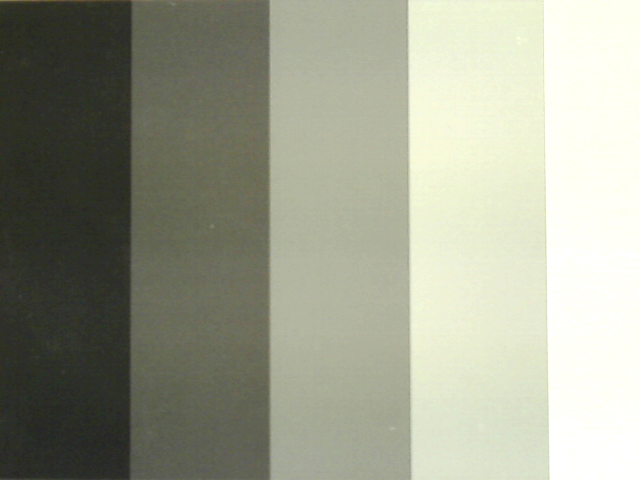
#> input picture versuch_2/images/grau1.png, 640 x 480 px; the run also reads 2 pictures not shown here
$ python task4.py
#> lines starting #> are read from the running program, lines starting #| are printed output that depends on the picture
#> in find_stuck_pixels, `black = cv2.imread("./images/dunkelbild.png", 0)`: black: shape (480, 640); every value is 2
### versuch_2/task2.py
import cv2
import numpy as np

BLACK_IMAGES = []


# read all black images
# [14 lines left out: functions read_black_images, get_mean_of_pixel, not called in this run]


# TASK 2 and 3 combined
def full_correct_pic(pic_path):
#> called with pic_path = './images/grau1.png'
    dunkelbild = cv2.imread("./images/dunkelbild.png", 0)
    weissbild = cv2.imread(f"./images/weissbild.png", 0)
    weissbild = weissbild / np.mean(weissbild)
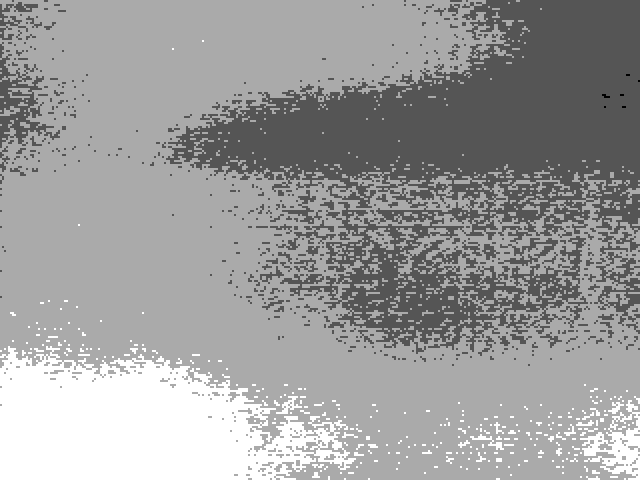
#> weissbild: shape (480, 640) float64; min 0.993, max 1, mean 1; drawn with min black and max white
    picture = cv2.imread(pic_path, 0)
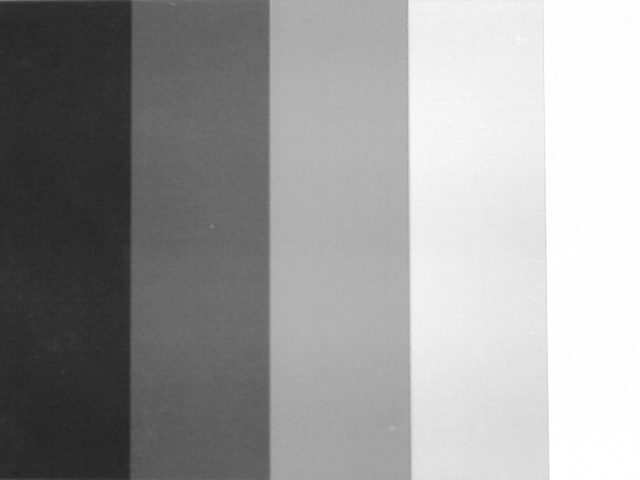
#> picture: shape (480, 640); min 36, max 255, mean 156.3
    picture = picture - dunkelbild
    picture = picture / weissbild
    cv2.imwrite(f"{pic_path.removesuffix('.png')}_corrected.png", picture)


# [4 lines left out: function maximized_contrast, not called in this run]


# [5 lines that do not run on import are left out]

### versuch_2/task1.py
import cv2
import sys
import numpy
import numpy as np
import pandas as pd

numpy.set_printoptions(threshold=sys.maxsize)  # print all lines of a numpy array without truncation

# ranges of the different gray zones in the picture
RANGE_1 = (0, 128)
RANGE_2 = (133, 266)
RANGE_3 = (272, 405)
RANGE_4 = (412, 544)
RANGE_5 = (549, 639)

# subpictures
gray_1 = np.array([])
gray_2 = np.array([])
gray_3 = np.array([])
gray_4 = np.array([])
gray_5 = np.array([])


# [4 lines left out: function write_to_file, not called in this run]


def remove_border(picture_array):
    offset = 5
    items_per_line = picture_array[0].size
#> items_per_line = 640
    total_number_of_values = picture_array.size
#> total_number_of_values = 307200
    number_of_lines = int(total_number_of_values / items_per_line)
#> number_of_lines = 480
    return picture_array[offset: number_of_lines - offset]


def slice_sub_pictures(picture_array):
    global gray_1
    global gray_2
    global gray_3
    global gray_4
    global gray_5
    tmp1 = []
    tmp2 = []
    tmp3 = []
    tmp4 = []
    tmp5 = []
    for line in picture_array:
        tmp1.append(line[RANGE_1[0]: RANGE_1[1]])
        tmp2.append(line[RANGE_2[0]: RANGE_2[1]])
        tmp3.append(line[RANGE_3[0]: RANGE_3[1]])
        tmp4.append(line[RANGE_4[0]: RANGE_4[1]])
        tmp5.append(line[RANGE_5[0]: RANGE_5[1]])
#> after the loop, tmp1 = 470 items; tmp2 = 470 items; tmp3 = 470 items; tmp4 = 470 items; tmp5 = 470 items
    gray_1 = np.array(tmp1)
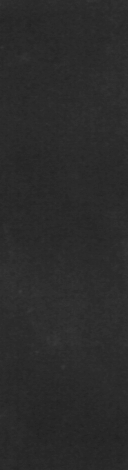
#> gray_1: shape (470, 128); min 34, max 61, mean 43.1
    gray_2 = np.array(tmp2)
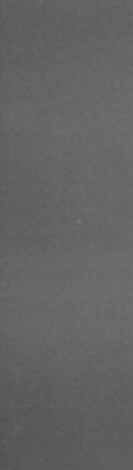
#> gray_2: shape (470, 133); min 80, max 125, mean 99.6
    gray_3 = np.array(tmp3)
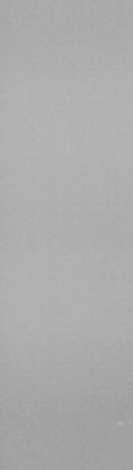
#> gray_3: shape (470, 133); min 155, max 185, mean 172.2
    gray_4 = np.array(tmp4)
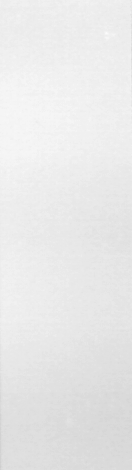
#> gray_4: shape (470, 132); min 206, max 251, mean 232.4
    gray_5 = np.array(tmp5)


def task1(pic_path):
    graukeil = cv2.imread(pic_path, 0)
    graukeil_ohne_rand = remove_border(graukeil)
    slice_sub_pictures(graukeil_ohne_rand)

    hori = np.concatenate((graukeil_ohne_rand, gray_1), axis=1)
    hori = np.concatenate((hori, gray_2), axis=1)
#> hori: shape (470, 901)
    hori = np.concatenate((hori, gray_3), axis=1)
#> hori: shape (470, 1034)
    hori = np.concatenate((hori, gray_4), axis=1)
#> hori: shape (470, 1166)
    hori = np.concatenate((hori, gray_5), axis=1)
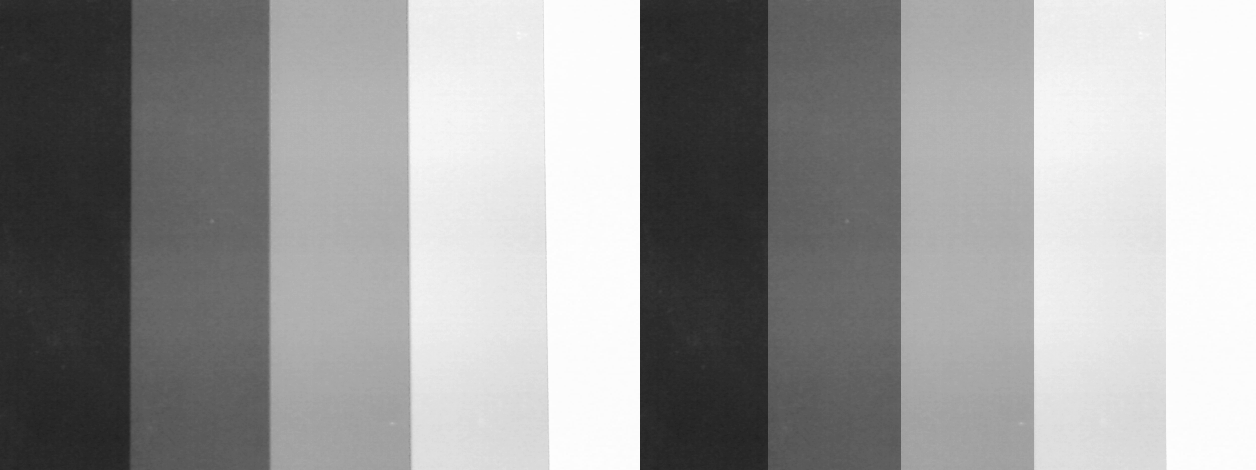
#> hori: shape (470, 1256); min 34, max 254, mean 154.4

    cv2.imshow('image', hori)
    cv2.waitKey(0)

    df = pd.DataFrame([[np.mean(gray_1), np.std(gray_1)], [np.mean(gray_2), np.std(gray_2)], [np.mean(gray_3),
                                                                                              np.std(gray_3)],
                       [np.mean(gray_4), np.std(gray_4)], [np.mean(gray_5), np.std(gray_5)]],
                      index=["gray_1", "gray_2", "gray_3", "gray_4", "gray_5"], columns=["mean", "std"])
#> df = table of 5 rows and 2 columns

    df.to_excel(f'{pic_path}.xlsx')

# [2 lines that do not run on import are left out]

### versuch_2/task4.py
import cv2
import numpy as np
from task2 import full_correct_pic
from task1 import task1


def find_dead_pixels():
    weiss = cv2.imread("./images/weissbild.png", 0)
    return np.argwhere(weiss[:, :] == 0)


def find_stuck_pixels():
    black = cv2.imread("./images/dunkelbild.png", 0)
    return np.argwhere(black[:, :] == 255)


def find_hot_pixels():
    black = cv2.imread("./images/dunkelbild.png", 0)
    return np.argwhere(black[:, :] > 100)


if __name__ == "__main__":
    print(find_dead_pixels(), find_stuck_pixels(), find_hot_pixels())
    full_correct_pic("./images/grau1.png") # 4.2
    task1("./images/grau1_corrected.png")  # 4.3 minimale Verbesserung der Standardabweichung
